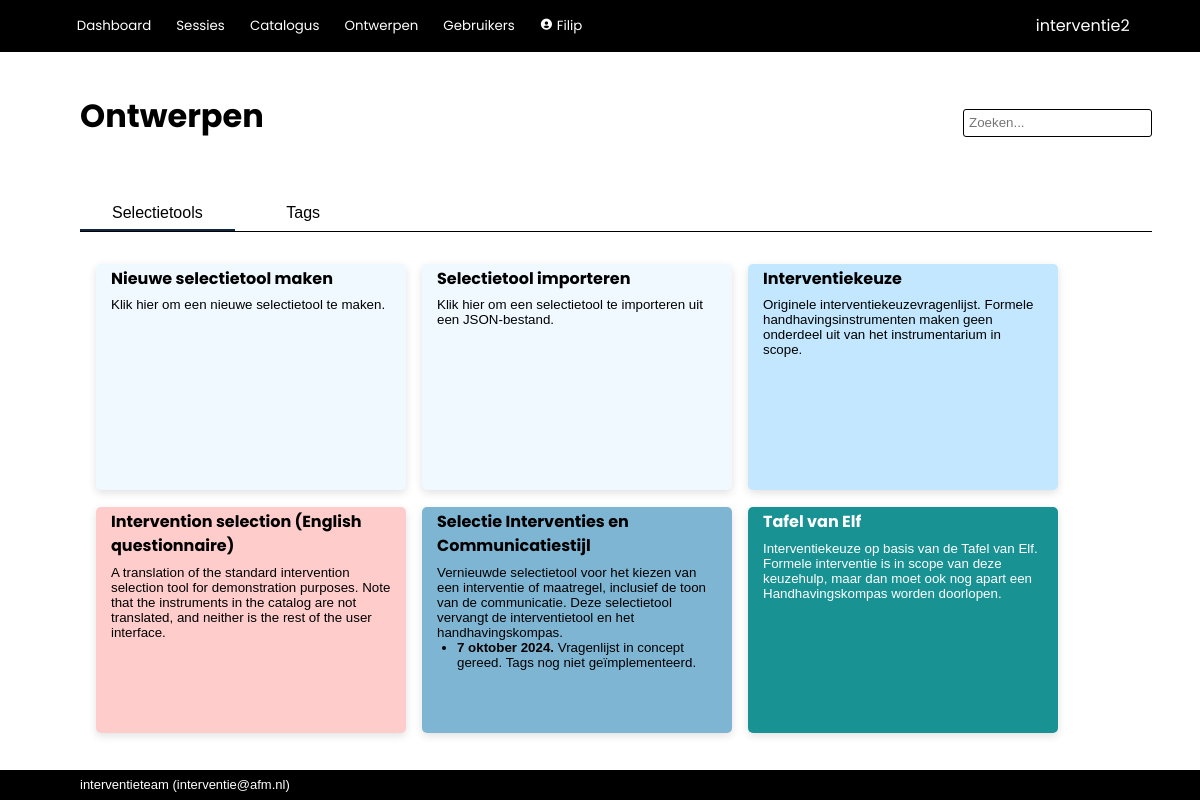
The app's page /tools/ (signed in) with its own data.
### interventie2/models.py (models this page shows, shortened)
class User(db.Model, UserMixin):
    __tablename__ = 'users'
    id            = db.Column(db.Integer, primary_key=True)
    name          = db.Column(db.String(80), nullable=False, unique=True)
    password      = db.Column(db.String(200), nullable=False)
    role_id       = db.Column(db.Integer, db.ForeignKey('roles.id'), nullable=False, default=4) #references roles.id
    description   = db.Column(db.String(2000), nullable=False, default="")
    email         = db.Column(db.String(254))
    link          = db.Column(db.String(1000))
    active        = db.Column(db.Boolean, nullable=False, default=True)
    date_created  = db.Column(db.DateTime(timezone=True), server_default=func.now())
    last_seen     = db.Column(db.DateTime(timezone=True), server_default=func.now())
    role = relationship('Role')
    messages = relationship('Message', back_populates='recipient', foreign_keys="Message.recipient_id", cascade='all, delete-orphan')
    messages_sent = relationship('Message', back_populates='sender', foreign_keys="Message.sender_id")
    worksession = relationship('Worksession', back_populates='creator')
    plan = relationship('Plan', back_populates='creator')
    allowed_worksessions = relationship('Worksession', secondary='worksession_access', back_populates='allowed_users')
    owned_instruments = relationship('Instrument', back_populates='owner')
    def unread_messages(self):
        return sum(1 for message in self.messages if (message.unread) and (message.deliver_after.date() <= date.today()))
    def unread_message_alert(self):
        return self.unread_messages() > 0

class QuestionSet(db.Model):
    __tablename__ = 'question_sets'
    id            = db.Column(db.Integer, primary_key=True)
    name          = db.Column(db.String(500), nullable=False)
    description   = db.Column(db.String(2000), nullable=False, default="")
    owner_id      = db.Column(db.Integer, db.ForeignKey('users.id'), nullable=False) #references users.id
    date_created  = db.Column(db.DateTime(timezone=True), server_default=func.now())
    date_modified = db.Column(db.DateTime(timezone=True), server_default=func.now())
    default_process_id = db.Column(db.Integer, db.ForeignKey('processes.id'), nullable=False, default=1)
    default_instruments_visible = db.Column(db.Boolean, nullable=False, default=True)
    default_tags_visible = db.Column(db.Boolean, nullable=False, default=False)
    default_allow_weights = db.Column(db.Boolean, nullable=False, default=False)
    color         = db.Column(db.String(7))
    text_color    = db.Column(db.String(7))
    forbidden_tags = relationship('Tag', secondary='question_set_forbidden_tags')
    mandatory_tags = relationship('Tag', secondary='question_set_mandatory_tags')
    owner = relationship('User')
    default_process = relationship('Process')
    questions = relationship('Question', cascade='all, delete-orphan')
    worksessions = relationship('Worksession', back_populates='question_set', cascade='all, delete-orphan')

### interventie2/tools/routes.py (the view)
@tools.route('/', methods=['GET', 'POST'])
@login_required
def index():
    if not current_user.role.edit_questionnaire:
        return render_template('error/index.html', title='Onvoldoende rechten', message='Onvoldoende rechten om een tool te ontwerpen.')
    question_sets = QuestionSet.query.order_by()
    form = TagForm()
    tags = Tag.query.order_by(Tag.name)
    if form.validate_on_submit():
        if Tag.query.filter_by(Tag.name==form.name.data).first():
            return render_template('error/index.html', title='Tag bestaat al', message='Er bestaat al een tag met deze naam.')
        tag = Tag(name = form.name.data)
        db.session.add(tag)
        db.session.commit()
        return redirect(url_for('tools.tags'))
    elif request.method == 'GET':
        pass
    return render_template('tools/index.html', question_sets=question_sets, edit_catalog_allowed=current_user.role.edit_catalog, tags=tags, form=form)

### interventie2/forms.py
class TagForm(FlaskForm):
    name               = StringField('Naam', validators=[DataRequired(), Length(min=2, max=100)], render_kw={'size': 40})
    submit             = SubmitField('Tag opslaan')

### interventie2/models.py (called while the page is built)
@login_manager.user_loader
def load_user(user_id):
    return User.query.get(user_id)

### interventie2/tools/templates/tools/index.html (shortened to what this page needs)
{% extends 'base.html' %}
{% block page_title %}
    Ontwerpen
{% endblock %}
{% block tabs %}
    <div class="tab_bar">
        <button class="tablinks" onclick="switch_tab(event, 'st_all')" id="defaultOpen">Selectietools</button>
        <button class="tablinks" onclick="switch_tab(event, 'st_tags')" id="defaultOpen">Tags</button>
    </div>
{% endblock %}
{% block body %}
    <div id="st_all" class="tabcontent">
        <div class="card_area">
            <a href="{{ url_for('tools.edit_question_set') }}">
                <div class="card new">
                    <div class="card_title">
                        Nieuwe selectietool maken
                    </div>
                    <div class="card_description">
                        Klik hier om een nieuwe selectietool te maken.
                    </div>
                </div>
            </a>
            <a href="{{ url_for('tools.import_question_set') }}">
                <div class="card new">
                    <div class="card_title">
                        Selectietool importeren
                    </div>
                    <div class="card_description">
                        Klik hier om een selectietool te importeren uit een JSON-bestand.
                    </div>
                </div>
            </a>
            {% for question_set in question_sets | sort(attribute="name") %}
                <a href="{{url_for('tools.view_question_set', question_set_id=question_set.id)}}">
                    <div class="card" style="background-color:{{ question_set.color }}; color:{{ question_set.text_color }}">
                        <div class="card_title">
                            {{ question_set.name }}
                        </div>
                        <div class="card_description">
                            {{ question_set.description | escape | markdown }}
                        </div>
                    </div>
                </a>
            {% endfor %}
        </div>
    </div>
{% endblock %}

### interventie2/templates/base.html (shortened to what this page needs)
<!DOCTYPE html>
<html lang="en">
    <head>
        <link rel="stylesheet" href="{{ url_for('static', filename='css/styles.css')}}">
        <link href="https://unpkg.com/boxicons@2.1.2/css/boxicons.min.css" rel="stylesheet">
    </head>
    <body>
        {% import 'jinja_macros.html' as macro %}
        <header>
            <div class="logo">{{ config['APP_NAME'] }}</div>
            <div class="modes">
                {% if current_user.is_authenticated %}
                    <button>
                        <a href="{{ url_for('main.index') }}">Dashboard</a>
                    </button>
                    <button>
                        <a href="{{ url_for('main.worksessions') }}">Sessies</a>
                    </button>
                    <button>
                        <a href="{{ url_for('catalog.index') }}">Catalogus</a>
                    </button>
                    {% if current_user.role.edit_questionnaire %}
                        <button>
                            <a href="{{ url_for('tools.index') }}">Ontwerpen</a>
                        </button>
                    {% endif %}
                    {% if current_user.role.edit_users %}
                        <button>
                            <a href="{{ url_for('admin.index') }}">Gebruikers</a>
                        </button>
                    {% endif %}
                    <button>
                        <a href="{{ url_for('admin.user', id=current_user.id) }}"><i class='bx bxs-user-circle'></i>
                            {{ current_user.name }}
                        </a>
                    </button>
                {% else %}
                    <button>
                        <a href="{{ url_for('main.login') }}">Login</a>
                    </button>
                {% endif %}
            </div>
        </header>
        <nav>
            <div class="title">{% block page_title %}{% endblock %}</div>
            {% if current_user.is_authenticated %}
                <form action="/analysis/search" method="get" class="search">
                    <input id="search" type="search"  name="q" value="{{ request.args.get('q') or '' }}" placeholder="Zoeken...">
                </form>
            {% endif %}
            <div class="tabs">{% block tabs %}{% endblock %}</div>
        </nav>
        <main>
            <section>{% block body %}{% endblock %}</section>
        </main>
        <footer>{{ config['MAINTAINER'] }} (<a href="mailto:{{ config['MAINTAINER_EMAIL'] }}">{{ config['MAINTAINER_EMAIL'] }}</a>)</footer>
    </body>
</html>

### interventie2/static/css/styles.css (style rules this page uses)
:root { --dark-blue: #0f2841; --light-blue: #0e9ed5; --green: #3b7d23; --red: red; --highlight: #195fa6; --mid-grey: #0e9ed5; --object: #f0f9ff; --alert: red; --button-bg: #176cc2; --button-fg: white; }
html, body { font-family: sans-serif; line-height: 1.5em; padding: 0px; margin: 0px; }
p { padding-top: 0 !important; padding-bottom: 0 !important; margin-top: 0px; margin-bottom: 0px; }
a { color: inherit; text-decoration: none; }
ul { margin: 0; padding-left: 1.5em; }
button { border: 1px solid var(--mid-grey); background-color: var(--button-bg); color: var(--button-fg); min-height: 2.2em; border-radius: 3px; min-width: 7em; padding-left: 1em; padding-right: 1em; margin-bottom: 2px; }
button a { text-decoration: none; }
input { background-color: white;; border: 1px solid var(--mid-grey); font-size: inherit; min-height: 1.7rem; margin-bottom: 2px; }
body { display: grid; height: 100vh; grid-template-rows: min-content min-content auto min-content; grid-template-areas: "header" "nav" "main" "footer"; }
header { grid-area: header; background-color: black; display: grid; grid-template-columns: auto min-content; grid-template-rows: auto; grid-template-areas: "modes logo"; color: white; align-items: center; padding: 0.6rem 4.4rem; font-family: "Poppins", sans-serif; }
header a { text-decoration: none; font-family: "Poppins", sans-serif; }
.logo { grid-area: logo; }
.modes { grid-area: modes; padding: 0px; margin: 0px; }
.modes button { background: inherit; outline: none; cursor: pointer; padding: 0.4rem 0.4rem; margin: 0 0.5rem 0 0; border: none; border-radius: 0px; color: white; font-family: "Poppins", sans-serif; font-size: smaller; min-width: 0; }
.modes a { text-decoration: none; }
nav { grid-area: nav; display: grid; grid-template-columns: 1fr auto; grid-template-areas: "title search" "steps steps" "tabs tabs "; align-items: center; margin: 3rem 3rem 1rem 5rem; }
.title { grid-area: title; font-family: "Poppins", sans-serif; color: black; font-size: xx-large; font-weight: bold; padding: 0 0 1rem 0; line-height: 1em; }
.search { grid-area: search; display: flex; align-items: center; text-decoration: none; border: none; }
.search input { background-color: white;; border: 1px solid black; border-radius: 3px; padding: 5px; font-size: smaller; height: 1.7rem; }
.tabs { grid-area: tabs; display: flex; padding-top: 3rem; overflow: hidden; font-size: inherit; border-bottom: 1px solid black; }
.tabs button { background: inherit; color: black; outline: none; cursor: pointer; padding: 0rem 2rem 0rem 2rem; margin: 0 0.5rem 0 0; border: none; border-radius: 0px; font-size: inherit; width: auto; border-bottom: solid 2px white; }
.tabs button.active_tab { border-bottom: solid 2px var(--dark-blue); }
main { grid-area: main; padding: 1rem 5rem; display: grid; grid-template-columns: min-content 100%; grid-template-areas: "aside section "; overflow-y: auto; }
section { grid-area: section; padding: 0; margin-left: 1rem; margin-right: 1rem; }
footer { grid-area: footer; background-color: black; color: white; align-items: center; padding: 0.2rem 5rem; font-size: small; }
.card_area { display: flex; flex-flow: row wrap; gap: 1rem; padding-bottom: 2rem; }
.tabcontent { width: 100%; }
.card { width: 280px; height: 220px; flex-grow: 0; flex-shrink: 0; background-color: var(--object); color: black; border-radius: 5px; padding: 0.2em 15px 0.2em 15px; box-shadow: rgba(0, 0, 0, 0.12) 0px 3px 8px; overflow: hidden; scrollbar-width: none; animation: fadeInAnimation ease 0.7s; animation-iteration-count: 1; animation-fill-mode: forwards; }
.card_title { font-family: "Poppins", sans-serif; font-weight: bold; flex-grow: 1; padding-bottom: 0.4rem; }
.card_description { overflow: hidden; scrollbar-width: none; font-size: smaller; line-height: normal; padding-bottom: 0.4rem; }
.card_area a { text-decoration: none; }

### records on screen
User: name "Filip"
QuestionSet: name "Interventiekeuze", description "Originele interventiekeuzevragenlijst. Formele handhavingsinstrumenten maken geen onderdeel uit van het instrumentarium in scope."
QuestionSet: name "Intervention selection (English questionnaire)", description "A translation of the standard intervention selection tool for demonstration purposes. Note that the instruments in the catalog are not translated, and neither is the rest of the user interface."
QuestionSet: name "Selectie Interventies en Communicatiestijl", description "Vernieuwde selectietool voor het kiezen van een interventie of maatregel, inclusief de toon van de communicatie. Deze selectietool vervangt de interventietool en het handhavingskompas. 7 oktober 2024. Vragenlijst in concept gereed. Tags nog niet geïmplementeerd."
QuestionSet: name "Tafel van Elf", description "Interventiekeuze op basis van de Tafel van Elf. Formele interventie is in scope van deze keuzehulp, maar dan moet ook nog apart een Handhavingskompas worden doorlopen."

### other values on screen
{{ config['APP_NAME'] }} "interventie2"
{{ config['MAINTAINER'] }} "interventieteam"
{{ config['MAINTAINER_EMAIL'] }} "interventie@afm.nl"
